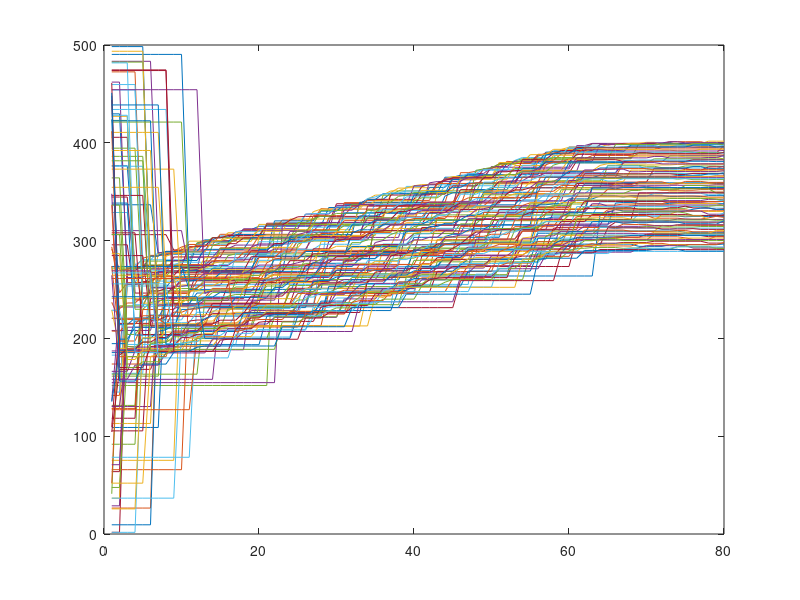

This figure's MATLAB source:
clear;clc;

years = 80; 
maxX = 100; maxY = 120;

ownerCost = 100; motelCost = 400;
maxPrice = 500; minPrice = 0;
span = 10;

nTenant = 5000;

Distance = ones(maxX,1)*(1:maxY) + rand(maxX,maxY)*maxPrice/100000;
Pricing = rand(maxX,maxY)*(maxPrice-minPrice) + minPrice;

PricePlot = zeros(years,maxY);

for year =1:years
    
    Profit = zeros(maxX,maxY); 
    TenantCost = ones(1,nTenant)*motelCost;
    Price = Pricing;
    PricePlot(year,:)=Pricing(1,:);

    for i = randperm(nTenant)
        [minCost, bestHouse]= min(Price(:)+Distance(:));
        if minCost>=motelCost 
            display('prefers to live in a motel');
            break;
        end
        Profit(bestHouse)= Price(bestHouse) - ownerCost;
        TenantCost(i) = minCost;    
        Price (bestHouse) = Inf;    
    end

    [MaxProfits, Winners] = max(Profit);        
    [maxMax, yWinner] = max(MaxProfits);
    bestPrice = Pricing(Winners(yWinner),yWinner);

    for y = randperm(maxY)
        
        Ys = max(y-span,1):min(y+span,maxY);
        [localMax, winner] = max(MaxProfits(Ys));
        bestY = Ys(winner);
        bestX = Winners(bestY);                        
        
        xA=Winners(y);
        Losers = 1:maxX;
        Losers(xA)=[];               
        [nextMax, xinL]=max(Profit(Losers,y));
        xB=Losers(xinL);        
        Losers(xinL)=[];
        
        %Pricing(xB,y);
        %Pricing(xA,y);       
        %Pricing(bestX,bestY);
        %bestPrice
        
        Selection = randperm(maxX-2,floor(maxX/5));
        nLosers = length(Selection);
        Pricing(Losers(Selection),y)=  Pricing(bestX,bestY) + randn(nLosers,1);      
        
    end
    [year mean(mean(Profit))]
end

plot(PricePlot);